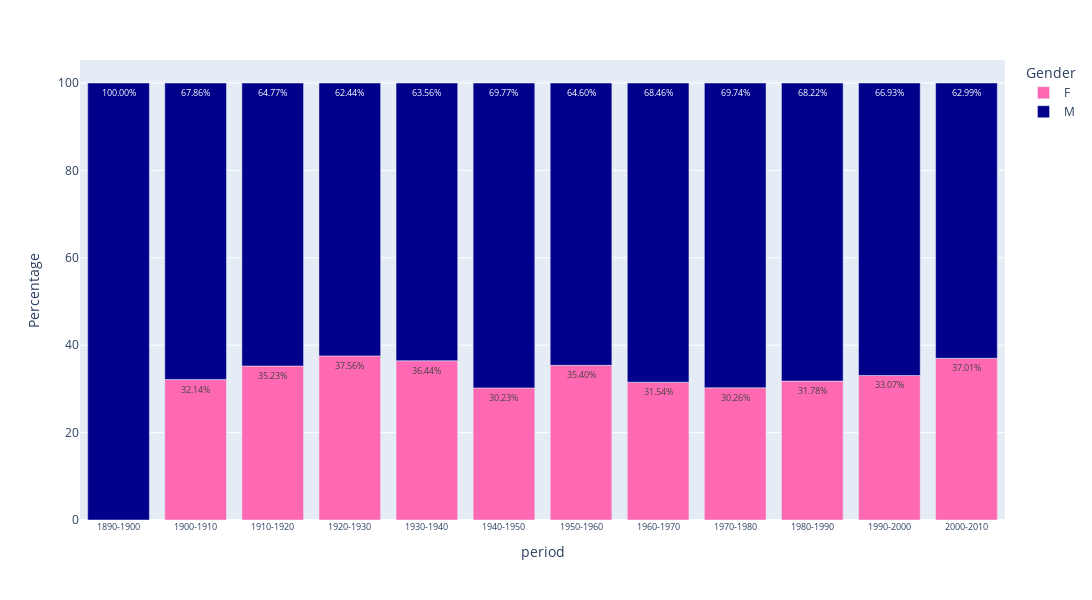

The notebook cell this image was saved under:
### Markdown cell above
ow that we have reached the data we want, we can visualize it with colorful graphs.

### Code cell
fig = px.bar(movie_summary_char_merged_grouped, x='period', y='Percentage', color='Gender', color_discrete_sequence= ['hotpink','darkblue'],text = [f'{val:.2f}%' for val in movie_summary_char_merged_grouped['Percentage']])
fig.update_layout(height=600, width=1100)
fig.update_xaxes(tickfont=dict(size=9))
fig.update_traces(insidetextfont=dict(size=9))
fig.write_html("figures/Gender_character_count_10years.html")
fig.show()

### Figure 1 — Plotly figure (JSON) as saved in the notebook; plotly's stock layout.template omitted (floating-point values rounded to 4 significant figures)
{"data": [{"alignmentgroup": "True", "hovertemplate": "Gender=F<br>period=%{x}<br>Percentage=%{y}<br>text=%{text}<extra></extra>", "insidetextfont": {"size": 9}, "legendgroup": "F", "marker": {"color": "hotpink", "pattern": {"shape": ""}}, "name": "F", "offsetgroup": "F", "orientation": "v", "showlegend": true, "text": ["0.00%", "32.14%", "35.23%", "37.56%", "36.44%", "30.23%", "35.40%", "31.54%", "30.26%", "31.78%", "33.07%", "37.01%"], "textposition": "auto", "type": "bar", "x": ["1890-1900", "1900-1910", "1910-1920", "1920-1930", "1930-1940", "1940-1950", "1950-1960", "1960-1970", "1970-1980", "1980-1990", "1990-2000", "2000-2010"], "xaxis": "x", "y": [0, 32.14, 35.23, 37.56, 36.44, 30.23, 35.4, 31.54, 30.26, 31.78, 33.07, 37.01], "yaxis": "y"}, {"alignmentgroup": "True", "hovertemplate": "Gender=M<br>period=%{x}<br>Percentage=%{y}<br>text=%{text}<extra></extra>", "insidetextfont": {"size": 9}, "legendgroup": "M", "marker": {"color": "darkblue", "pattern": {"shape": ""}}, "name": "M", "offsetgroup": "M", "orientation": "v", "showlegend": true, "text": ["100.00%", "67.86%", "64.77%", "62.44%", "63.56%", "69.77%", "64.60%", "68.46%", "69.74%", "68.22%", "66.93%", "62.99%"], "textposition": "auto", "type": "bar", "x": ["1890-1900", "1900-1910", "1910-1920", "1920-1930", "1930-1940", "1940-1950", "1950-1960", "1960-1970", "1970-1980", "1980-1990", "1990-2000", "2000-2010"], "xaxis": "x", "y": [100, 67.86, 64.77, 62.44, 63.56, 69.77, 64.6, 68.46, 69.74, 68.22, 66.93, 62.99], "yaxis": "y"}], "layout": {"barmode": "relative", "height": 600, "legend": {"title": {"text": "Gender"}, "tracegroupgap": 0}, "margin": {"t": 60}, "width": 1100, "xaxis": {"anchor": "y", "autorange": true, "domain": [0, 1], "range": [-0.5, 11.5], "tickfont": {"size": 9}, "title": {"text": "period"}, "type": "category"}, "yaxis": {"anchor": "x", "autorange": true, "domain": [0, 1], "range": [0, 105.3], "title": {"text": "Percentage"}, "type": "linear"}}}
